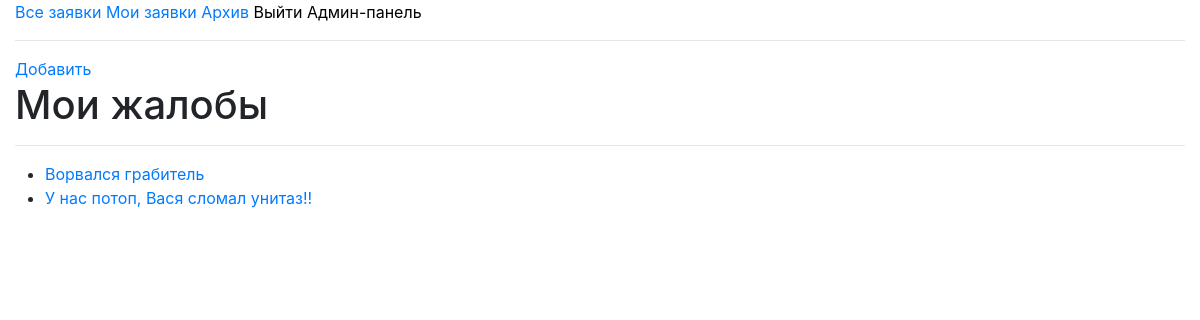
Page /myproblems (signed in) on the committed database.
### crm/models.py (models this page shows, shortened)
class Problem(models.Model):
    name = models.CharField(max_length=63, null=True)
    creator = models.TextField(max_length=30, null=True)
    about = models.TextField(max_length=255, null=True)
    closed = models.TextField(null=True)
    room = models.IntegerField(null=True)
    helper = models.TextField(max_length=30, null=True)
    likes = models.ForeignKey(Like, default=0, on_delete=models.SET_NULL, null=True)

### crm/views.py (the view)
# urls.py: path('myproblems', myproblems),
def myproblems(request):
    if not request.user.is_authenticated:
        return redirect('/login')
    problems = Problem.objects.all().filter(creator=request.user)
    return render(request, 'myproblems.html', {'problems': problems})

### crm/templates/myproblems.html (shortened to what this page needs)
{% extends 'base.html' %}
{% block content %}
<head>
    <link rel="stylesheet" href="https://stackpath.bootstrapcdn.com/bootstrap/4.3.1/css/bootstrap.min.css">
</head>
<body class="container-fluid">
<a href="/add">Добавить</a>
<h1>Мои жалобы</h1>
<hr>
<ul class="container">
    {% for problem in problems %}
        <li><a href="/problem?id={{ problem.id }}">
            {{ problem.name }}</a>
        </li>
    {% endfor %}
</ul>
</body>
{% endblock %}

### rows in the picture
Problem: name "Ворвался грабитель"
Problem: name "У нас потоп, Вася сломал унитаз!!"
